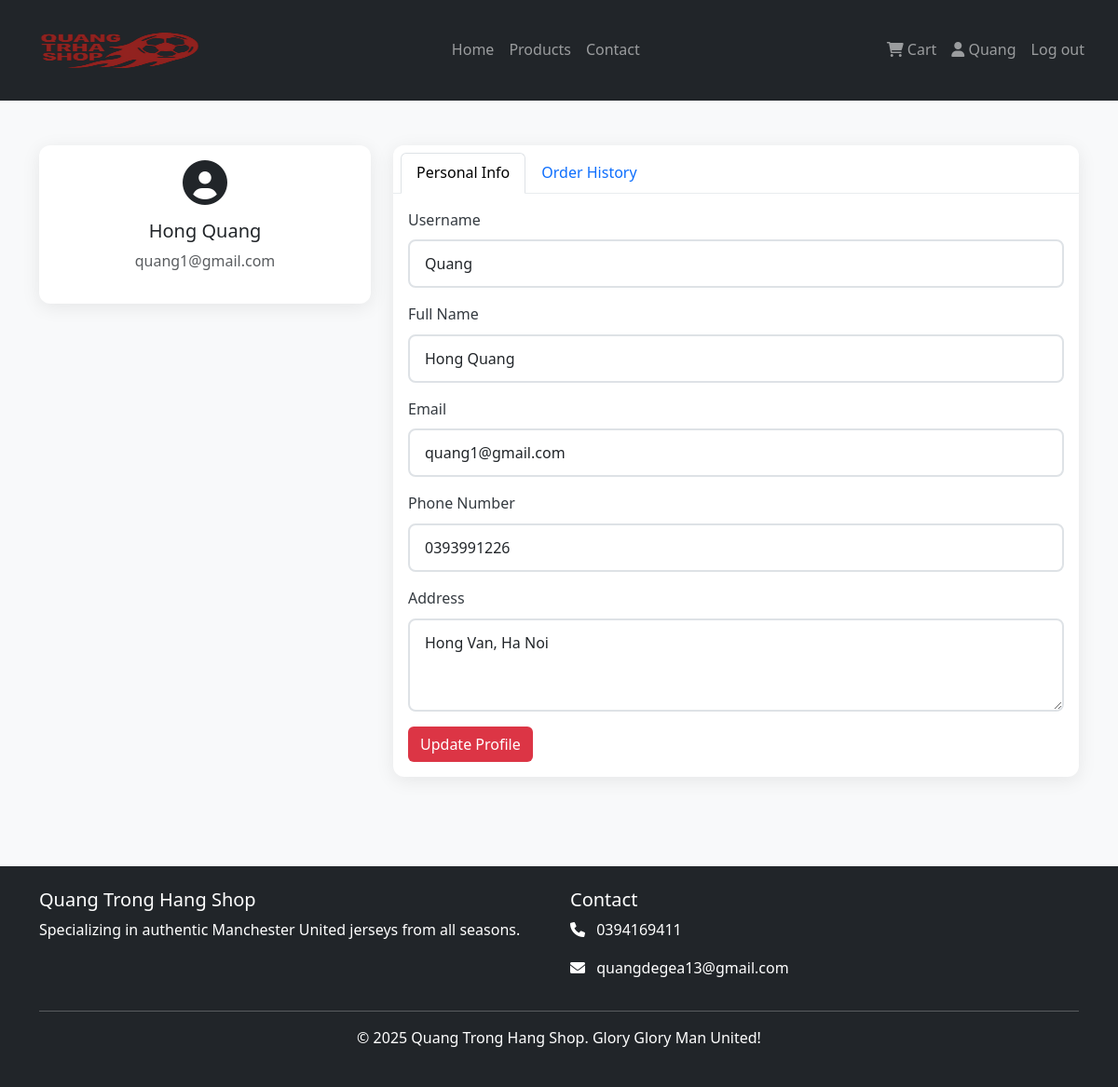
Page /profile.php (signed in) on the committed database.
### tables this page shows
CREATE TABLE `users` (
  `id` int(11) NOT NULL,
  `username` varchar(50) NOT NULL,
  `email` varchar(100) NOT NULL,
  `password` varchar(255) NOT NULL,
  `full_name` varchar(100) NOT NULL,
  `phone` varchar(20) DEFAULT NULL,
  `address` text DEFAULT NULL,
  `created_at` timestamp NOT NULL DEFAULT current_timestamp()
);

### profile.php (the view, shortened to what this page needs)
<?php
require_once 'config/database.php';
$user_id = $_SESSION['user_id'];
$stmt = $pdo->prepare("SELECT * FROM users WHERE id = ?");
$stmt->execute([$user_id]);
$user = $stmt->fetch();
?>
<?php include 'includes/header.php'; ?>
<div class="container py-5">
    <div class="row">
        <div class="col-md-4">
            <div class="card">
                <div class="card-body text-center">
                    <i class="fas fa-user-circle fa-3x text-red mb-3"></i>
                    <h5><?php echo htmlspecialchars($user['full_name']); ?></h5>
                    <p class="text-muted"><?php echo htmlspecialchars($user['email']); ?></p>
                </div>
            </div>
        </div>
        <div class="col-md-8">
            <div class="card">
                <div class="card-header">
                    <ul class="nav nav-tabs card-header-tabs" role="tablist">
                        <li class="nav-item">
                            <a class="nav-link active" data-bs-toggle="tab" href="#profile-info">Personal Info</a>
                        </li>
                        <li class="nav-item">
                            <a class="nav-link" data-bs-toggle="tab" href="#order-history">Order History</a>
                        </li>
                    </ul>
                </div>
                <div class="card-body">
                    <div class="tab-content">
                        <div class="tab-pane fade show active" id="profile-info">
                            <form method="POST">
                                <div class="mb-3">
                                    <label for="username" class="form-label">Username</label>
                                    <input type="text" class="form-control" value="<?php echo htmlspecialchars($user['username']); ?>" readonly>
                                </div>
                                <div class="mb-3">
                                    <label for="full_name" class="form-label">Full Name</label>
                                    <input type="text" class="form-control" id="full_name" name="full_name" value="<?php echo htmlspecialchars($user['full_name']); ?>" required>
                                </div>
                                <div class="mb-3">
                                    <label for="email" class="form-label">Email</label>
                                    <input type="email" class="form-control" id="email" name="email" value="<?php echo htmlspecialchars($user['email']); ?>" required>
                                </div>
                                <div class="mb-3">
                                    <label for="phone" class="form-label">Phone Number</label>
                                    <input type="text" class="form-control" id="phone" name="phone" value="<?php echo htmlspecialchars($user['phone']); ?>">
                                </div>
                                <div class="mb-3">
                                    <label for="address" class="form-label">Address</label>
                                    <textarea class="form-control" id="address" name="address" rows="3"><?php echo htmlspecialchars($user['address']); ?></textarea>
                                </div>
                                <button type="submit" class="btn btn-red bg-danger text-white">Update Profile</button>
                            </form>
                        </div>
                    </div>
                </div>
            </div>
        </div>
    </div>
</div>
<?php include 'includes/footer.php'; ?>

### assets/css/style.css (style rules this page uses)
:root { --primary-red: #dc143c; --secondary-red: #b22222; --accent-red: #ff0000; --dark-red: #8b0000; --light-red: #ffe4e1; --black: #000000; --white: #ffffff; --gray-100: #f8f9fa; --gray-200: #e9ecef; --gray-300: #dee2e6; --gray-600: #6c757d; --gray-800: #343a40; }
* { margin: 0; padding: 0; box-sizing: border-box; }
body { font-family: "Segoe UI", Tahoma, Geneva, Verdana, sans-serif; line-height: 1.6; color: var(--gray-800); background-color: var(--gray-100); }
.card { border: none; box-shadow: 0 4px 20px rgba(0, 0, 0, 0.08); border-radius: 12px; transition: box-shadow 0.3s ease; }
.card-header { background-color: var(--white); border-bottom: 1px solid var(--gray-200); border-radius: 12px 12px 0 0 !important; }
.form-control { border: 2px solid var(--gray-300); border-radius: 8px; padding: 12px 16px; transition: all 0.3s ease; }
.form-label { font-weight: 500; color: var(--gray-800); margin-bottom: 8px; }

### rows in the picture
users: full_name "Hong Quang", email "quang1@gmail.com", username "Quang", phone "0393991226", address "Hong Van, Ha Noi"

### other values in the picture
$_SESSION['username'] "Quang"
